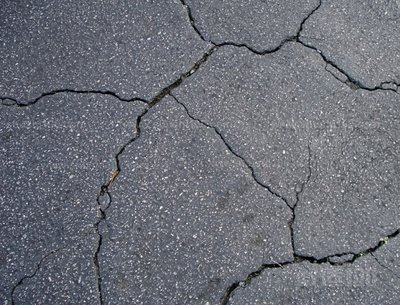
%> input picture MATLAB GUI设计入门与实战源程序/第10章/图像边缘检测/222.jpg, 400 x 305 px
$ octave Sobel.m   (GNU Octave 9; MATLAB toolbox functions it lacks are replaced by stand-ins)
%> lines starting %> are read from the running program, lines starting %| are printed output that depends on the picture
%% Sobel
clc,clear,close all                    % 清屏、清工作区、关闭窗口
warning off                         % 消除警告
feature jit off                        % 加速代码执行
I=imread('222.jpg');  % 读入图像
%> I is the input picture: size 305x400x3 uint8; mean R, G, B 108.2, 110.8, 119.5
r=I(:,:,1);g=I(:,:,2);b=I(:,:,3);
nI=size(r);
%> nI = [305 400]
im = single(I) / 255;

	yfilter = fspecial('sobel'); % sobel
	xfilter = yfilter';

	rx = imfilter(im(:,:,1), xfilter);
	gx = imfilter(im(:,:,2), xfilter);
	bx = imfilter(im(:,:,3), xfilter);

	ry = imfilter(im(:,:,1), yfilter);
	gy = imfilter(im(:,:,2), yfilter);
	by = imfilter(im(:,:,3), yfilter);

	Jx = rx.^2 + gx.^2 + bx.^2;
	Jy = ry.^2 + gy.^2 + by.^2;
	Jxy = rx.*ry + gx.*gy + bx.*by;
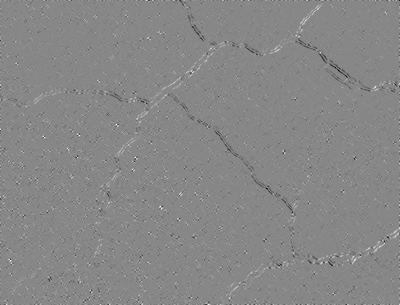
%> Jxy: size 305x400 single; min -10.11, max 8.92, mean -0.00932; drawn with min black and max white

	D = sqrt(abs(Jx.^2 - 2*Jx.*Jy + Jy.^2 + 4*Jxy.^2)); 		% 2x2 matrix J'*J的第一个特征值
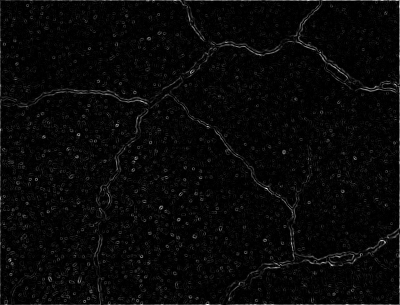
%> D: size 305x400 single; min 1.78e-15, max 28.6, mean 1; drawn with min black and max white
	e1 = (Jx + Jy + D) / 2;
	%  e2 = (Jx + Jy - D) / 2;   						%第二个特征值

edge_magnitude = sqrt(e1);
edge_orientation = atan2(-Jxy, e1 - Jy);
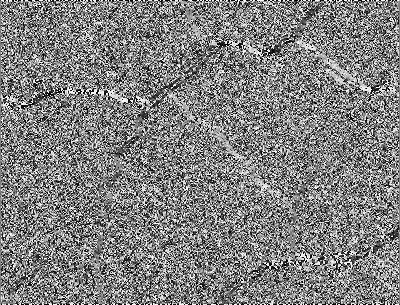
%> edge_orientation: size 305x400 single; min -1.57, max 1.57, mean 0.0151; drawn with min black and max white
% figure,
% subplot(121),imshow(edge_magnitude)  		% 梯度
% subplot(122),imshow(edge_orientation)  		% 方向

sob=edge(edge_magnitude,'sobel',0.29);
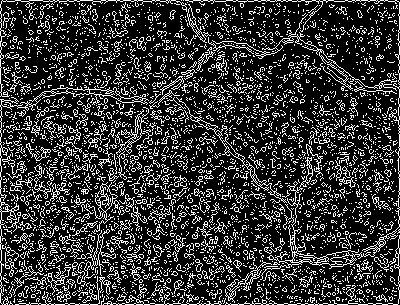
%> sob: size 305x400 logical; 21.1% white in thin lines or dots
% sob=bwareaopen(sob,100);  				% 剔除小块
% figure,imshow(y),title('Sobel Edge Detection')

% 3*3 sobel
f=edge_magnitude;
sx=[-1 0 1;-2 0 2;-1 0 1]; 			% 卷积模板convolution mask
sy=[-1 -2 -1;0 0 0;1 2 1]; 			% 卷积模板convolution mask
for x=2:1:nI(1,1)-1
    for y=2:1:nI(1,2)-1
        mod=[f(x-1,y-1),2*f(x-1,y),f(x-1,y+1);
            f(x,y-1),2*f(x,y),f(x,y+1);
            f(x+1,y-1),2*f(x+1,y),f(x+1,y+1)];
        mod=double(mod);
        fsx=sx.*mod;
        fsy=sy.*mod;
        ftemp(x,y)=sqrt((sum(fsx(:)))^2+(sum(fsy(:)))^2);
    end
end
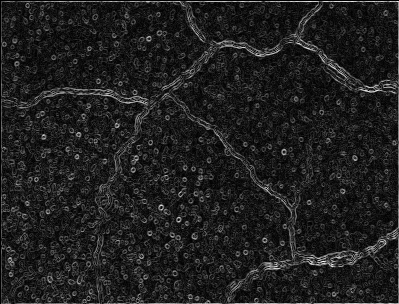
%> ftemp: size 304x399 double; min 0, max 23.69, mean 3; drawn with min black and max white
fs=im2bw(ftemp); % fs=im2uint8(ftemp);
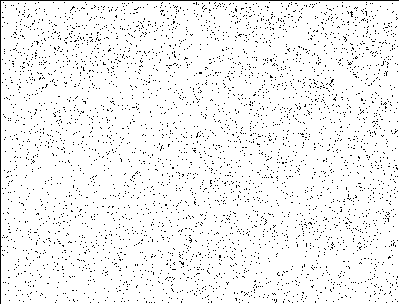
%> fs: size 304x399 logical; 95.1% white; black in thin lines or dots
fs=bwareaopen(fs,500);
% figure,imshow(fs);title('Sobel Edge Detection')

subplot(131),imshow(edge_magnitude),title('edge magnitude')
%> after `imshow(edge_magnitude)`:
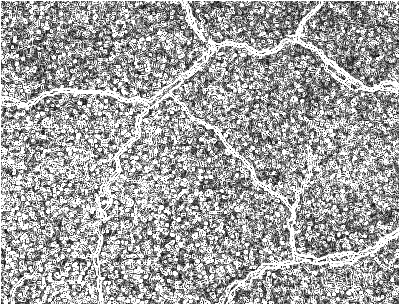
%> displayed picture: size 305x400, on the screen's scale of 0 to 255; min 0, max 255, mean 163.9
subplot(132),imshow(sob),title('edge magnitude extraction')
subplot(133),imshow(fs);title('sobel Edge Detection')

$ run again, with MATLAB GUI设计入门与实战源程序/第10章/图像边缘检测/111.jpg copied over MATLAB GUI设计入门与实战源程序/第10章/图像边缘检测/222.jpg
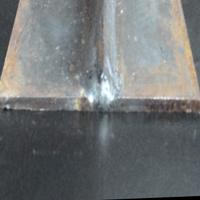
%> input picture MATLAB GUI设计入门与实战源程序/第10章/图像边缘检测/111.jpg, 200 x 200 px
%> I is the input picture: size 200x200x3 uint8; mean R, G, B 114.5, 117.3, 118
%> `sob=edge(edge_magnitude,'sobel',0.29);`:
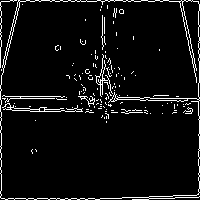
%> sob: size 200x200 logical; 5.9% white in thin lines or dots
%> `imshow(edge_magnitude)`:
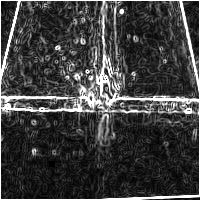
%> displayed picture: size 200x200, on the screen's scale of 0 to 255; min 0, max 255, mean 63.5

$ run again, with MATLAB GUI设计入门与实战源程序/第10章/图像边缘检测/231.jpg copied over MATLAB GUI设计入门与实战源程序/第10章/图像边缘检测/222.jpg
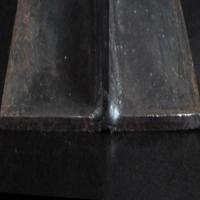
%> input picture MATLAB GUI设计入门与实战源程序/第10章/图像边缘检测/231.jpg, 200 x 200 px
%> I is the input picture: size 200x200x3 uint8; mean R, G, B 45.4, 44.7, 45.3
%> `sob=edge(edge_magnitude,'sobel',0.29);`:
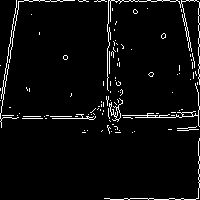
%> sob: size 200x200 logical; 4.3% white in thin lines or dots
%> `imshow(edge_magnitude)`:
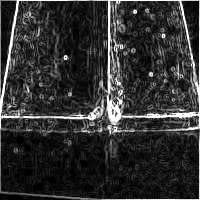
%> displayed picture: size 200x200, on the screen's scale of 0 to 255; min 0, max 255, mean 49

$ run again, with MATLAB GUI设计入门与实战源程序/第10章/图像边缘检测/a.jpg copied over MATLAB GUI设计入门与实战源程序/第10章/图像边缘检测/222.jpg
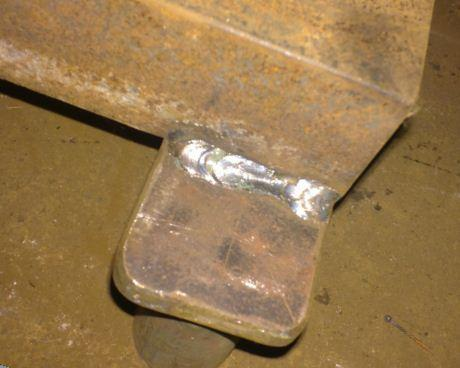
%> input picture MATLAB GUI设计入门与实战源程序/第10章/图像边缘检测/a.jpg, 460 x 368 px
%> I is the input picture: size 368x460x3 uint8; mean R, G, B 151.3, 120.5, 78.2
%> sob: size 368x460 logical; 4.2% white in thin lines or dots
%> `imshow(edge_magnitude)`:
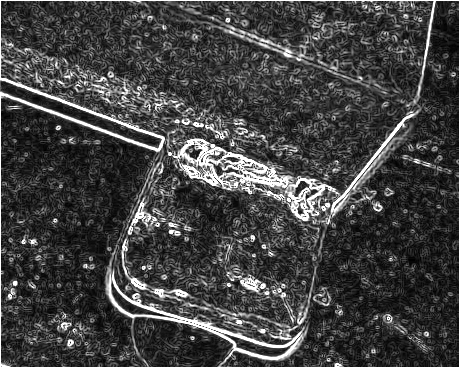
%> displayed picture: size 368x460, on the screen's scale of 0 to 255; min 0, max 255, mean 67.1
